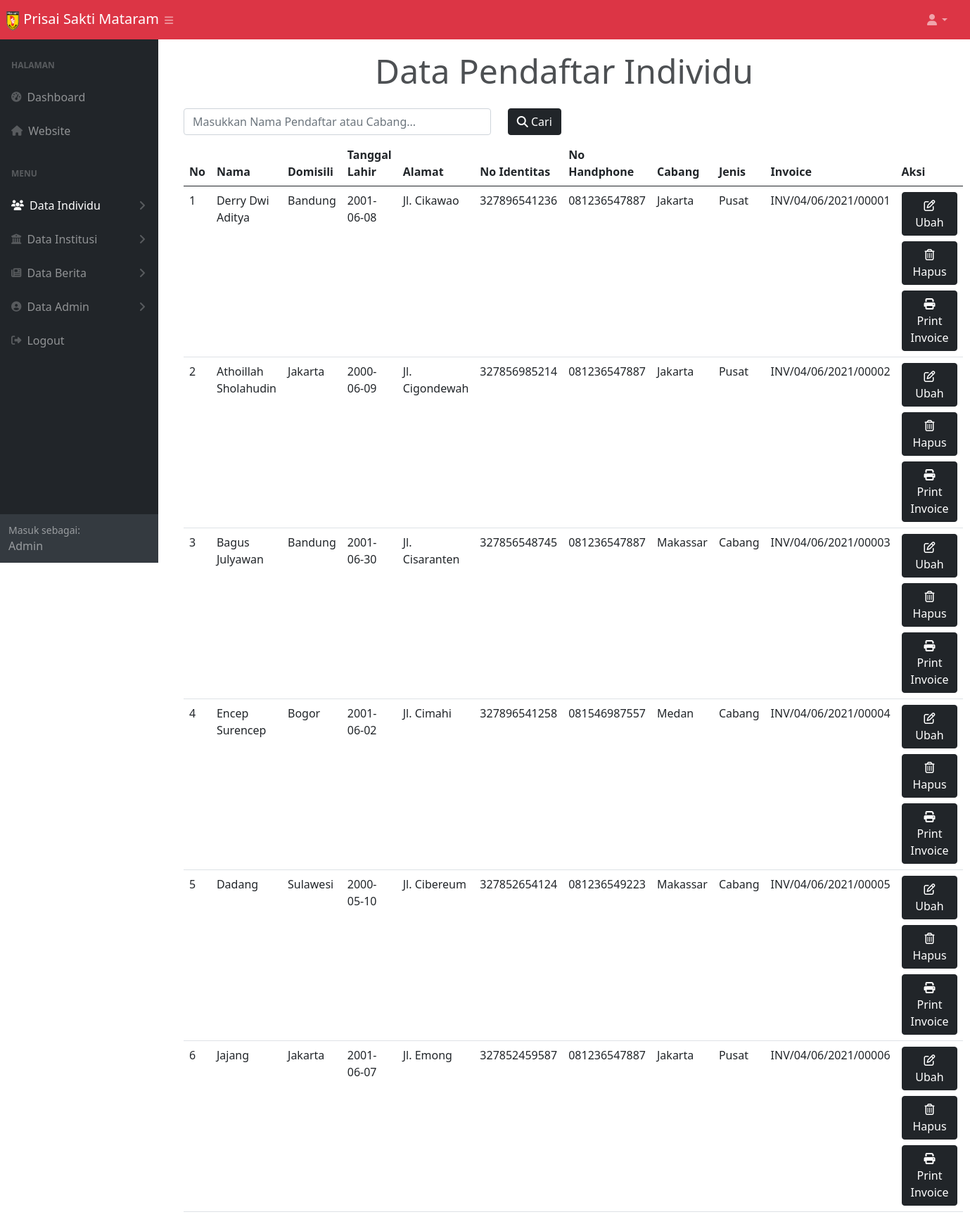
The page /data_pendaftar_individu.php (signed in) on the database its author committed.
### tables this page shows
CREATE TABLE `daftar_individu` (
  `id` int(9) NOT NULL,
  `nama` varchar(50) NOT NULL,
  `domisili` varchar(100) NOT NULL,
  `tanggal_lahir` date NOT NULL,
  `alamat` varchar(100) NOT NULL,
  `no_ktp` varchar(25) NOT NULL,
  `no_telp` varchar(50) NOT NULL,
  `cabang` varchar(50) NOT NULL,
  `invoice` varchar(150) NOT NULL
);

### functions.php (called while the page is built, shortened)
<?php
  $namaServer = "localhost";
  $user = "root";
  $password = "";
  $database = "psm";
  $koneksi = mysqli_connect($namaServer, $user, $password, $database) or die ("Koneksi Gagal");
  function query($query) {
    global $koneksi;
    $result = mysqli_query($koneksi, $query);
    $rows = [];
    while($row = mysqli_fetch_assoc($result)) {
      $rows[] = $row;
    }
    return $rows;
  }
?>

### data_pendaftar_individu.php (the view, shortened to what this page needs)
<?php
$pendaftar_individu = query("SELECT *, jenis_cabang(cabang) as 'jenis_cabang' FROM daftar_individu");
?>
<!DOCTYPE html>
<html lang="en">
<head>
  <link href="https://cdn.jsdelivr.net/npm/bootstrap@5.0.0-beta2/dist/css/bootstrap.min.css" rel="stylesheet" />
  <link rel="stylesheet" href="style.css" />
  <link rel="stylesheet" href="styles.css" />
  <link href="https://code.jquery.com/ui/1.12.1/themes/base/jquery-ui.css" rel="stylesheet">
</head>
<body class="sb-nav-fixed">
  <nav class="sb-topnav navbar navbar-expand navbar-dark bg-danger">
    <a class="navbar-brand ps-2" href="#">
      <img src="img/Logo_PSM.png" alt="" width="20" height="29" />
      Prisai Sakti Mataram
    </a>
    <button class="btn btn-link btn-sm order-1 order-lg-0 me-4 me-lg-0" id="sidebarToggle" href="#!"><i class="fas fa-bars"></i></button>
    <ul class="navbar-nav ms-auto ms-md-0 me-3 me-lg-4">
      <li class="nav-item dropdown">
        <a class="nav-link dropdown-toggle" id="navbarDropdown" href="#" role="button" data-bs-toggle="dropdown" aria-expanded="false"><i class="fas fa-user fa-fw"></i></a>
      </li>
    </ul>
  </nav>
  <div id="layoutSidenav">
    <div id="layoutSidenav_nav">
      <nav class="sb-sidenav accordion sb-sidenav-dark bg-dark" id="sidenavAccordion">
        <div class="sb-sidenav-menu">
          <div class="nav">
            <div class="sb-sidenav-menu-heading">Halaman</div>
            <a class="nav-link" href="dashboard_admin.php">
              <div class="sb-nav-link-icon"><i class="fas fa-tachometer-alt"></i></div>
              Dashboard
            </a>
            <a class="nav-link" href="index.php">
              <div class="sb-nav-link-icon"><i class="fas fa-home"></i></div>
              Website
            </a>
            <div class="sb-sidenav-menu-heading">Menu</div>
            <a class="nav-link collapsed active" href="#" data-bs-toggle="collapse" data-bs-target="#collapseIndividu" aria-expanded="false" aria-controls="collapseIndividu">
              <div class="sb-nav-link-icon"><i class="fas fa-users"></i></div>
              Data Individu
              <div class="sb-sidenav-collapse-arrow"><i class="fas fa-angle-down"></i></div>
            </a>
            <a class="nav-link collapsed" href="#" data-bs-toggle="collapse" data-bs-target="#collapseInstitusi" aria-expanded="false" aria-controls="collapseInstitusi">
              <div class="sb-nav-link-icon"><i class="fas fa-university"></i></div>
              Data Institusi
              <div class="sb-sidenav-collapse-arrow"><i class="fas fa-angle-down"></i></div>
            </a>
            <a class="nav-link collapsed" href="#" data-bs-toggle="collapse" data-bs-target="#collapseBerita" aria-expanded="false" aria-controls="collapseBerita">
              <div class="sb-nav-link-icon"><i class="fas fa-newspaper"></i></div>
              Data Berita
              <div class="sb-sidenav-collapse-arrow"><i class="fas fa-angle-down"></i></div>
            </a>
            <a class="nav-link collapsed" href="#" data-bs-toggle="collapse" data-bs-target="#collapsePages" aria-expanded="false" aria-controls="collapsePages">
              <div class="sb-nav-link-icon"><i class="fas fa-user-circle"></i></div>
              Data Admin
              <div class="sb-sidenav-collapse-arrow"><i class="fas fa-angle-down"></i></div>
            </a>
            <a class="nav-link" href="logout_admin.php">
              <div class="sb-nav-link-icon"><i class="fas fa-sign-out-alt"></i></div>
              Logout
            </a>
          </div>
        </div>
        <div class="sb-sidenav-footer">
          <div class="small">Masuk sebagai:</div>
          <?= ucwords($_SESSION['username']) ?>
        </div>
      </nav>
    </div>
    <div id="layoutSidenav_content">
      <main>
        <div class="container-fluid px-4">
          <section class="container">
            <h1 class="text-center my-3">Data Pendaftar Individu</h1>
            <form action="" method="POST">
              <div class="row justify-content-start">
                <div class="col-5 my-2">
                  <input class="form-control" type="search" placeholder="Masukkan Nama Pendaftar atau Cabang..." aria-label="Cari" name="keyword" autocomplete="off">
                </div>
                <div class="col-3 my-2">
                  <button class="btn btn-dark" type="submit" name="cari"><i class="fas fa-search"></i> Cari</button>
                </div>
              </div>
            </form>
            <?php if (!empty($pendaftar_individu)) : ?>
              <table class="table table-hover mb-5">
                <thead>
                  <tr>
                    <th scope="col">No</th>
                    <th scope="col">Nama</th>
                    <th scope="col">Domisili</th>
                    <th scope="col">Tanggal Lahir</th>
                    <th scope="col">Alamat</th>
                    <th scope="col">No Identitas</th>
                    <th scope="col">No Handphone</th>
                    <th scope="col">Cabang</th>
                    <th scope="col">Jenis</th>
                    <th scope="col">Invoice</th>
                    <th scope="col">Aksi</th>
                  </tr>
                </thead>
                <tbody>
                  <?php $nomor = 1 ?>
                  <?php foreach ($pendaftar_individu as $individu) : ?>
                    <tr>
                      <td><?= $nomor ?></td>
                      <td><?= $individu['nama'] ?></td>
                      <td><?= $individu['domisili'] ?></td>
                      <td><?= $individu['tanggal_lahir'] ?></td>
                      <td><?= $individu['alamat'] ?></td>
                      <td><?= $individu['no_ktp'] ?></td>
                      <td><?= $individu['no_telp'] ?></td>
                      <td><?= $individu['cabang'] ?></td>
                      <td><?= $individu['jenis_cabang'] ?></td>
                      <td><?= $individu['invoice'] ?></td>
                      <td>
                        <a href="ubah_data_pendaftar_individu.php?id=<?= $individu['id']; ?>"><button class="btn btn-dark mb-2" type="button"><i class="far fa-edit"></i> Ubah</button></a>
                        <br>
                        <button class="btn btn-dark" type="button" data-bs-toggle="modal" data-bs-target="#exampleModal<?= $individu['id']; ?>"><i class="far fa-trash-alt"></i> Hapus</button>
                        <br><a href="invoice.php?id=<?= $individu['id']; ?>" target="_blank"><button class="btn btn-dark mt-2" type="button"><i class="fas fa-print"></i> Print Invoice</button></a>
                      </td>
                    </tr>
                    <?php $nomor++ ?>
                  <?php endforeach; ?>
                </tbody>
              </table>
            <?php else : ?>
              <div class="container mt-5 pt-5">
                <h4 class="text-center mt-5 pt-5">Data Tidak Ditemukan!</h4>
              </div>
            <?php endif; ?>
          </section>
        </div>
      </main>
    </div>
</body>
</html>

### style.css (style rules this page uses)
* { box-sizing: border-box; margin: 0; padding: 0; }
body, html { font-family: 'Nunito', sans-serif; }
.navbar-brand { color: rgba(255, 255, 255, 0.7); }
.container h1 { opacity: 0.8; font-size: 48px; box-shadow: lavender; }

### rows shown on the page
daftar_individu: nama "Derry Dwi Aditya", domisili "Bandung", tanggal_lahir "2001-06-08", alamat "Jl. Cikawao", no_ktp "327896541236", no_telp "081236547887", cabang "Jakarta", jenis_cabang "Pusat", invoice "INV/04/06/2021/00001"
daftar_individu: nama "Athoillah Sholahudin", domisili "Jakarta", tanggal_lahir "2000-06-09", alamat "Jl. Cigondewah", no_ktp "327856985214", no_telp "081236547887", cabang "Jakarta", jenis_cabang "Pusat", invoice "INV/04/06/2021/00002"
daftar_individu: nama "Bagus Julyawan", domisili "Bandung", tanggal_lahir "2001-06-30", alamat "Jl. Cisaranten", no_ktp "327856548745", no_telp "081236547887", cabang "Makassar", jenis_cabang "Cabang", invoice "INV/04/06/2021/00003"
daftar_individu: nama "Encep Surencep", domisili "Bogor", tanggal_lahir "2001-06-02", alamat "Jl. Cimahi", no_ktp "327896541258", no_telp "081546987557", cabang "Medan", jenis_cabang "Cabang", invoice "INV/04/06/2021/00004"
daftar_individu: nama "Dadang", domisili "Sulawesi", tanggal_lahir "2000-05-10", alamat "Jl. Cibereum", no_ktp "327852654124", no_telp "081236549223", cabang "Makassar", jenis_cabang "Cabang", invoice "INV/04/06/2021/00005"
daftar_individu: nama "Jajang", domisili "Jakarta", tanggal_lahir "2001-06-07", alamat "Jl. Emong", no_ktp "327852459587", no_telp "081236547887", cabang "Jakarta", jenis_cabang "Pusat", invoice "INV/04/06/2021/00006"

### other values the page prints
$_SESSION['username'] "Admin"
